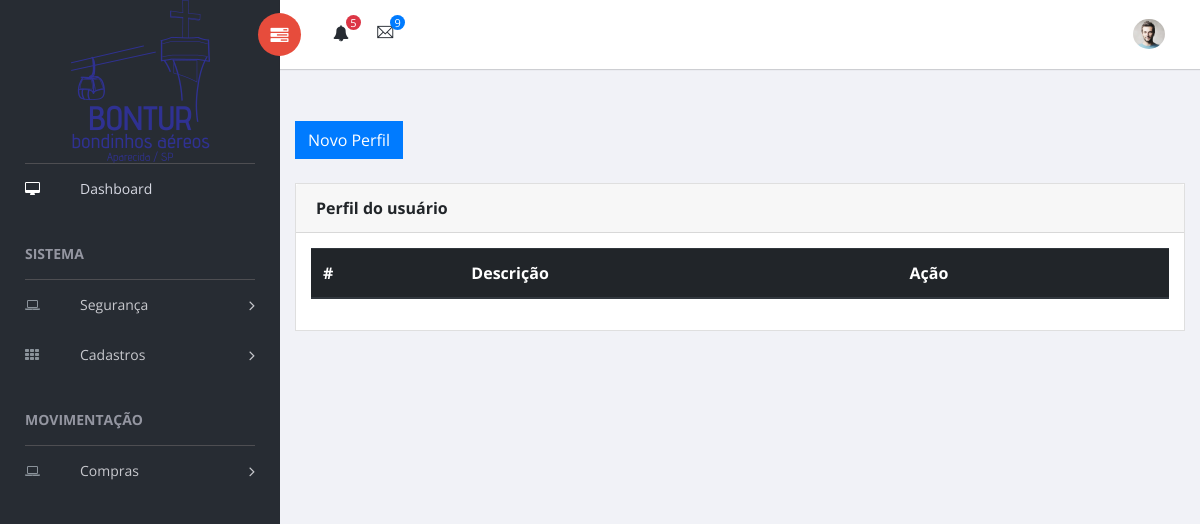
Before: /index.php?exe=perfil/index (signed in) with the older database file.
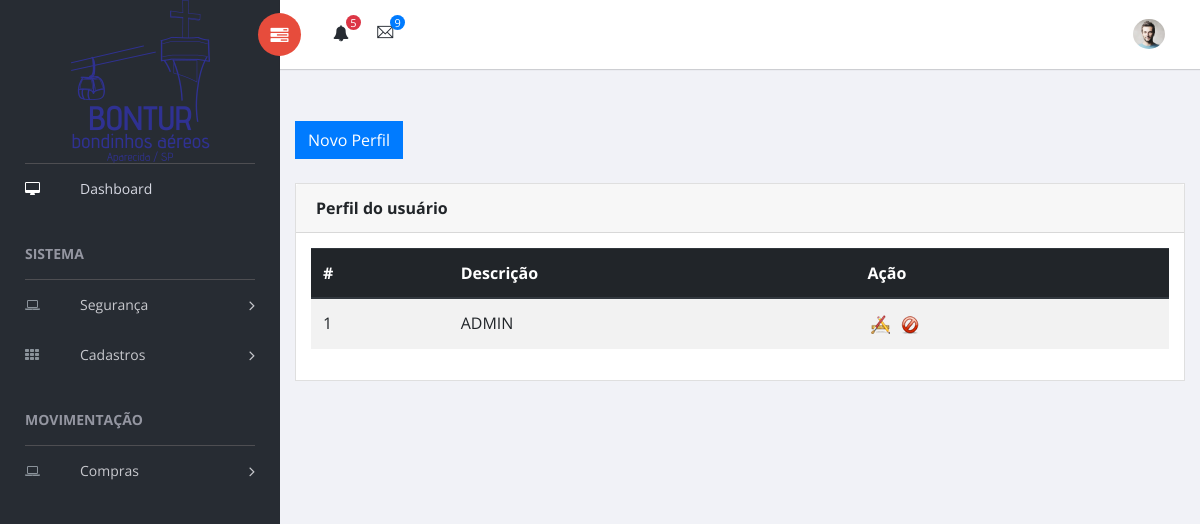
After: the same page with the newer database file.
### tables this page shows
CREATE TABLE IF NOT EXISTS `perfil` (
  `id` int(11) NOT NULL AUTO_INCREMENT,
  `descricao` varchar(100) NOT NULL,
  `permissoes` longtext,
  `data_cadastro` datetime NOT NULL DEFAULT CURRENT_TIMESTAMP,
  `data_alteracao` datetime NOT NULL DEFAULT CURRENT_TIMESTAMP ON UPDATE CURRENT_TIMESTAMP,
  PRIMARY KEY (`id`),
  FULLTEXT KEY `permissoes` (`permissoes`)
);

### src/model/TPerfilRecord.class.php (called while the page is built, shortened)
<?php
class TPerfilRecord extends TRecord
{
    public function getAllPerfil()
    {
        try {
            $criterio = new TCriterio();
            $criterio->add(new TFilter('id', '>', 0));
            $criterio->setProperty('ORDER', 'id');
            $repository = new TRepository('perfil');
            return $repository->load($criterio);
        } catch (Exception $e) {
            WSErro($e->getMessage(), WS_ERROR, 'Oppsss');
        }
    }
}

### src/ado/TFilter.class.php (called while the page is built, shortened)
<?php
class TFilter extends TExpression
{
    private $variable;
    private $operator;
    private $value;
    private function transform($value)
    {
        if (is_array($value)):
            foreach ($value as $x):
                if (is_integer($x)):
                    $foo[] = $x; elseif (is_string($x)):
                    $foo[] = "'$x'";
        endif;
        endforeach;
        $result = '(' . implode(',', $foo) . ')';
        elseif (is_string($value)):
            $result = "'$value'";
        elseif (is_null($value)):
            $result = 'NULL';
        elseif (is_bool($value)):
            $result = $value ? 'TRUE' : 'FALSE'; else:
            $result = $value;
        endif;
        return $result;
    }
    public function __construct($variable, $operator, $value)
    {
        $this->variable = $variable;
        $this->operator = $operator;
        $this->value = $this->transform($value);
    }
    public function dump()
    {
        return "{$this->variable} {$this->operator} {$this->value}";
    }
}

### src/ado/TCriterio.class.php (called while the page is built, shortened)
<?php
class TCriterio extends TExpression
{
    private $expressions;
    private $operators;
    private $properties;
    public function __construct()
    {
        $this->expressions = array();
        $this->operators = array();
    }
    public function add(TExpression $expression, $operator = self::AND_OPERATOR)
    {
        if (empty($this->expressions)) :
            unset($operator);
        endif;
        $this->operators[] = isset($operator) ? $operator : null;
        $this->expressions[] = $expression;
    }
    public function dump()
    {
        $result = '';
        if (is_array($this->expressions)) :
            foreach ($this->expressions as $i => $expression) :
                $operator = $this->operators[$i];
                $result .= $operator . $expression->dump() . ' ';
            endforeach;
            $result = trim($result);
            return "({$result})";
        endif;
    }
    public function setProperty($property, $value)
    {
        $property = strtolower($property);
        if (isset($value)) :
            $this->properties[$property] = $value;
        else :
            $this->properties[$property] = null;
        endif;
    }
    public function getProperty($property)
    {
        if (isset($this->properties[$property])) :
            return $this->properties[$property];
        endif;
    }
}

### src/ado/TRepository.class.php (called while the page is built, shortened)
<?php
final class TRepository
{
    private $class;
    public function __construct($class)
    {
        $this->class = $class;
    }
    public function load(TCriterio $criterio)
    {
        $sql = new TSQLSelect();
        $sql->addColumn('*');
        $sql->setEntity($this->class);
        $sql->setCriterio($criterio);
        if ($conn = TTransaction::get()) :
            $objeto = 'App\model\T' . ucwords($this->class) . 'Record';
            $sql->Execute(TSQLSelect::FETCH_OBJECT, $objeto, true);
            return $sql->getResult();
        else :
            throw new Exception('Não há transação ativa!');
        endif;
    }
}

### src/ado/TSQLSelect.class.php (called while the page is built, shortened)
<?php
class TSQLSelect extends TSqlInstruction
{
    private $Result;
    private $Columns;
    private function getTermos()
    {
        if ($this->Criterio) :
            $order = $this->Criterio->getProperty('order');
            $limit = $this->Criterio->getProperty('limit');
            $offset = $this->Criterio->getProperty('offset');
        endif;
    }
    private function getObjetos($object = null, $colletion = null)
    {
        if ($colletion) {
            $objetos = array();
            while ($row = parent::$Statement->fetchObject($object)) :
                $objetos[] = $row;
            endwhile;
            return $objetos;
        }
        return parent::$Statement->fetchObject(get_class($object));
    }
    protected function getColumns()
    {
        return implode(', ', $this->Columns);
    }
    public function addColumn($Coluna)
    {
        $this->Columns[] = $Coluna;
    }
    public function getResult()
    {
        return $this->Result;
    }
    public function Execute($fetch_style = self::FETCH_ALL, $object = null, $colletion = null)
    {
        parent::Connect();
        try {
            parent::$Statement->execute();
            if ($fetch_style != self::FETCH_ALL) :
                return $object ? $this->Result = $this->getObjetos(
                    $object,
                    $colletion
                ) : $this->Result = parent::$Statement->fetchObject();
            endif;
            $this->Result = parent::$Statement->fetchAll();
        } catch (PDOException $e) {
            WSErro("<b>Erro ao executar a consulta:</b> {$e->getMessage()}", $e->getCode());
        }
    }
}

### src/ado/TSqlInstruction.class.php (called while the page is built, shortened)
<?php
abstract class TSqlInstruction
{
    protected $Sql;
    protected static $Conn;
    protected function Connect()
    {
        self::$Conn = TConn::getInstance();
        self::$Statement = self::$Conn->prepare($this->Sql);
    }
    final public function setEntity($Entity)
    {
        $this->Entity = strtolower($Entity);
    }
    public function setCriterio(TCriterio $Criterio)
    {
        $this->Criterio = $Criterio;
    }
}

### src/ado/TConn.class.php (called while the page is built, shortened)
<?php
final class TConn
{
    private static $Host = HOST;
    private static $User = USER;
    private static $Pass = PASS;
    private static $Dbsa = DBSA;
    private static $Type = TIPO;
    private static $Instance;
    public static function getInstance()
    {
        try {
            if (self::$Instance == null) :
                switch (self::$Type) {
                    case 'mysql':
                        $dsn = 'mysql:host=' . self::$Host . ';dbname=' . self::$Dbsa;
                        $options = [PDO::MYSQL_ATTR_INIT_COMMAND => 'SET NAMES UTF8mb4'];
                        self::$Instance = new PDO($dsn, self::$User, self::$Pass, $options);
                        break;
                }
            endif;
        } catch (PDOException $e) {
            PHPErro($e->getCode(), $e->getMessage(), $e->getFile(), $e->getLine());
        }
        self::$Instance->setAttribute(PDO::ATTR_ERRMODE, PDO::ERRMODE_EXCEPTION);
        return self::$Instance;
    }
}

### src/ado/TTransaction.class.php (called while the page is built, shortened)
<?php
final class TTransaction
{
    private static $Logger;
    public static function setLogger(TLogger $logger)
    {
        self::$Logger = $logger;
    }
    public static function getLogger()
    {
        return self::$Logger;
    }
    public static function Log($message)
    {
        if (self::$Logger) :
            self::$Logger->write($message);
        endif;
    }
}

### src/ado/TLogger.class.php (called while the page is built, shortened)
<?php
abstract class TLogger
{
    public function __construct($FileName)
    {
        $this->FileName = $FileName;
    }
}

### src/ado/TLoggerHTML.class.php (called while the page is built, shortened)
<?php
class TLoggerHTML extends TLogger
{
    public function write($message)
    {
        $time = date("Y-m-d H:i:s");
        $text = "<p>\n";
        $text .= "    <b>$time</b>\n";
        $text .= "    <i>$message</i>\n";
        $text .= "</p>\n";
        $handler = fopen($this->FileName, 'a');
    }
}

### src/ado/TRecord.class.php (called while the page is built, shortened)
<?php
abstract class TRecord
{
    protected $data;
    public function __set($prop, $value)
    {
        if (method_exists($this, 'set' . $prop)) :
            call_user_func(array($this, 'set' . $prop), $value);
        else :
            $this->data[$prop] = $value;
        endif;
    }
    public function __get($prop)
    {
        if (method_exists($this, 'get' . $prop)) :
            return call_user_func(array($this, 'get' . $prop));
        else :
            return $this->data[$prop];
        endif;
    }
    public function fromArray($data)
    {
        $data = array_map('strip_tags', $data);
        $data = array_map('trim', $data);
        $this->data = $data;
    }
}

### public/system/perfil/index.php (the view, shortened to what this page needs)
<div class="content mt-3">
    <div class="animated fadeIn">
        <div class="row">
            <div class="col-md-12">
                <button class="btn btn-primary">Novo Perfil</button>
                <br>
                <br>
                <div class="card">
                    <div class="card-header">
                        <strong class="card-title">Perfil do usuário</strong>
                    </div>
                    <div class="card-body">
                        <div class="table-responsive">
                            <table class="table table-striped table-hover" id="tabPerfil">
                                <thead class="thead-dark">
                                <tr>
                                    <th>#</th>
                                    <th>Descrição</th>
                                    <th>Ação</th>
                                </tr>
                                </thead>
                                <?php
                                $perfis = new TPerfilRecord();
                                $dados = $perfis->getAllPerfil();
                                if ($dados) : ?>
                                    <tbody>
                                    <?php
                                    foreach ($dados as $perfil) :
                                        ?>
                                        <tr>
                                            <td><?= $perfil->id; ?></td>
                                            <td><?= $perfil->descricao; ?></td>
                                            <td><a href="index.php?exe=perfil/index&verid=<?= $perfil->id; ?>"
                                                ><img src="icons/act_edit.png">
                                                </a>
                                                <a
                                                        href="index.php?exe=perfil/index&delete=<?= $perfil->id; ?>"
                                                ><img src="icons/act_delete.png"></a>
                                            </td>
                                        </tr>
                                    <?php endforeach; ?>
                                    </tbody>
                                <?php endif; ?>
                        </div>
                    </div>
                </div>
            </div>
        </div>
    </div>
</div>

### index.php (shortened to what this page needs)
<?php
$getexe = filter_input(INPUT_GET, 'exe', FILTER_DEFAULT);
?>
    <!DOCTYPE html>
    <html lang="pt-br">
    <head>
        <link rel="stylesheet" href="public/vendors/bootstrap/dist/css/bootstrap.min.css">
        <link rel="stylesheet" href="public/vendors/font-awesome/css/font-awesome.min.css">
        <link rel="stylesheet" href="public/vendors/themify-icons/css/themify-icons.css">
        <link rel="stylesheet" href="public/vendors/flag-icon-css/css/flag-icon.min.css">
        <link rel="stylesheet" href="public/vendors/selectFX/css/cs-skin-elastic.css">
        <link rel="stylesheet" href="public/vendors/jqvmap/dist/jqvmap.min.css">
        <link rel="stylesheet" href="public/assets/css/style.css" type="text/css">
        <link rel="stylesheet" href="css/admin.css" type="text/css">
    </head>
    <body>
    <?php require_once 'public/menu.php' ?>
    <div id="right-panel" class="right-panel">
        <?php require_once 'public/header.php' ?>
        <div id="painel">
            <?php
            if (!empty($getexe)) :
                $includepatch = __DIR__ . DIRECTORY_SEPARATOR . 'public' . DIRECTORY_SEPARATOR . 'system' .
                    DIRECTORY_SEPARATOR . strip_tags(trim($getexe) . '.php');
            else :
                $includepatch = __DIR__ . DIRECTORY_SEPARATOR . 'public' . DIRECTORY_SEPARATOR . 'dashboard.php';
            endif;
            if (file_exists($includepatch)) :
                require_once($includepatch);
            else :
                echo "<div class=\"content notfound\">";
                WSErro("Erro ao incluir o controller /{$getexe}.php!", WS_ERROR, 'Erro ao incluir tela');
                echo "</div>";
            endif;
            ?>
        </div>
    </div>
    </body>
    </html>

### public/menu.php (shortened to what this page needs)
<aside id="left-panel" class="left-panel">
    <nav class="navbar navbar-expand-sm navbar-default">
        <div class="navbar-header">
            <a class="navbar-brand" href="index.php"><img src="public/images/bontur-logo.png" alt="Logo"></a>
        </div>
        <div id="main-menu" class="main-menu collapse navbar-collapse">
            <ul class="nav navbar-nav">
                <li class="active">
                    <a href="index.php"> <i class="menu-icon fa fa-desktop"></i>Dashboard </a>
                </li>
                <h3 class="menu-title">SISTEMA</h3>
                <li class="menu-item-has-children dropdown">
                    <a href="#" class="dropdown-toggle" data-toggle="dropdown" aria-haspopup="true" aria-expanded="false"> <i class="menu-icon fa fa-laptop"></i>Segurança</a>
                </li>
                <li class="menu-item-has-children dropdown">
                    <a href="#" class="dropdown-toggle" data-toggle="dropdown" aria-haspopup="true" aria-expanded="false"> <i class="menu-icon fa fa-th"></i>Cadastros</a>
                </li>
                <h3 class="menu-title">MOVIMENTAÇÃO</h3>
                <li class="menu-item-has-children dropdown">
                    <a href="#" class="dropdown-toggle" data-toggle="dropdown" aria-haspopup="true" aria-expanded="false"> <i class="menu-icon fa fa-laptop"></i>Compras</a>
                </li>
            </ul>
        </div>
    </nav>
</aside>

### public/header.php (shortened to what this page needs)
<header id="header" class="header">
    <div class="header-menu">
        <div class="col-sm-7">
            <a id="menuToggle" class="menutoggle pull-left"><i class="fa fa fa-tasks"></i></a>
            <div class="header-left">
                <div class="dropdown for-notification">
                    <button class="btn btn-secondary dropdown-toggle" type="button" id="notification" data-toggle="dropdown" aria-haspopup="true" aria-expanded="false">
                        <i class="fa fa-bell"></i>
                        <span class="count bg-danger">5</span>
                    </button>
                </div>
                <div class="dropdown for-message">
                    <button class="btn btn-secondary dropdown-toggle" type="button"
                            id="message"
                            data-toggle="dropdown" aria-haspopup="true" aria-expanded="false">
                        <i class="ti-email"></i>
                        <span class="count bg-primary">9</span>
                    </button>
                </div>
            </div>
        </div>
        <div class="col-sm-5">
            <div class="user-area dropdown float-right">
                <a href="#" class="dropdown-toggle" data-toggle="dropdown" aria-haspopup="true" aria-expanded="false">
                    <img class="user-avatar rounded-circle" src="public/images/admin.jpg" alt="User Avatar">
                </a>
            </div>
        </div>
    </div>
</header>

### css/admin.css (style rules this page uses)
body { font-family: 'Open Sans', sans-serif; }
#painel { width: 100%; padding: 30px 0 30px; }

Changed rows visible on the page:
added perfil: id "1", descricao "ADMIN"
